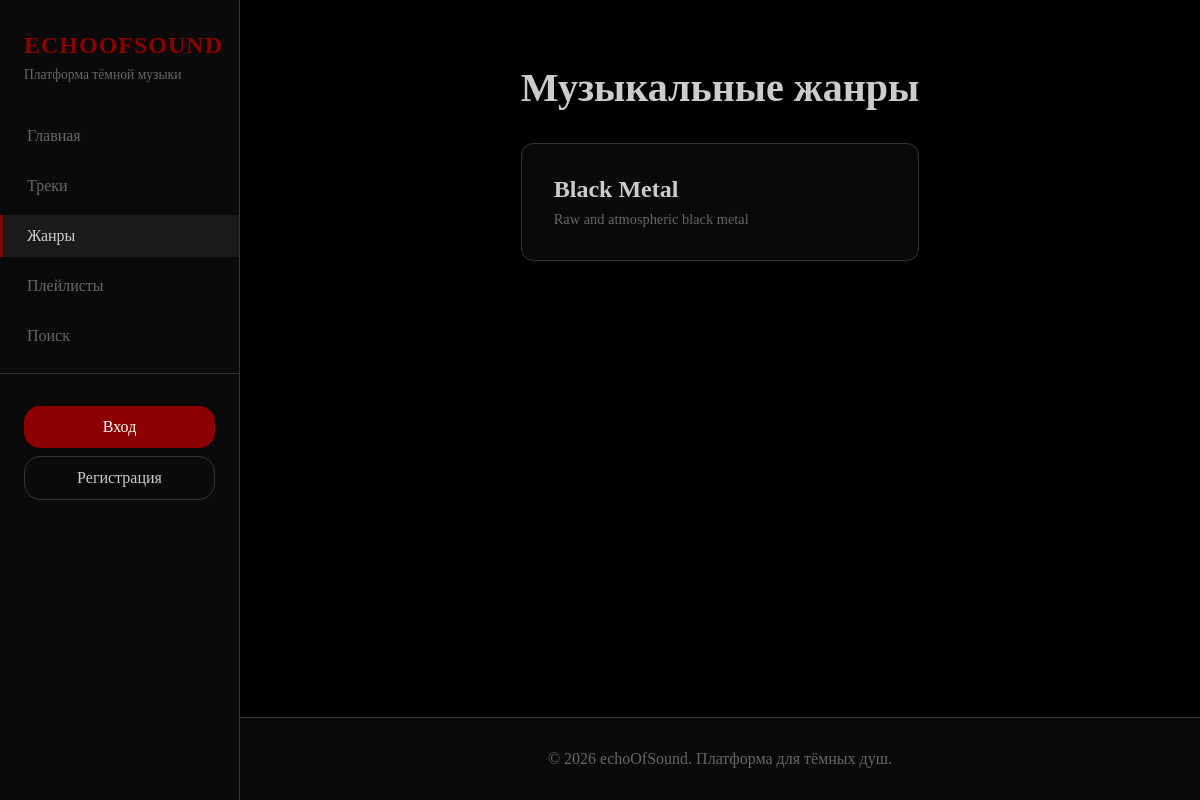
Before: /genres/ with the older database file.
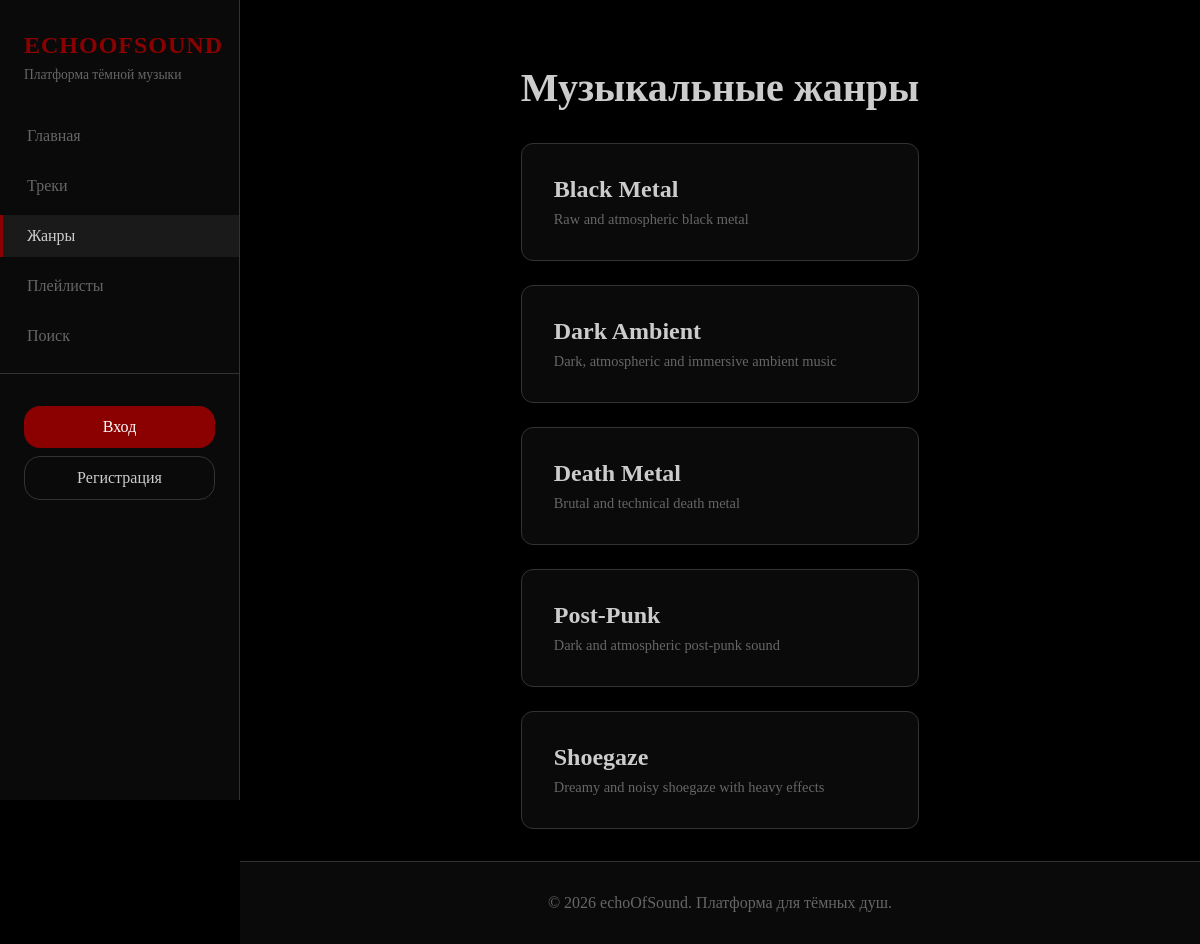
After: the same page with the newer database file.
### catalog/models.py (models this page shows, shortened)
class Genre(models.Model):
    name = models.CharField(
        max_length=50,
        unique=True,
        verbose_name="Название жанра"
    )
    slug = models.SlugField(
        max_length=50,
        unique=True,
        verbose_name="URL идентификатор",
        help_text="строка для URL"
    )
    description = models.TextField(
        verbose_name="Описание жанра"
    )
    created_at = models.DateTimeField(
        auto_now_add=True,
        verbose_name="Дата создания"
    )
    class Meta:
        verbose_name = "Жанр"
        verbose_name_plural = "Жанры"
        ordering = ['name']

### catalog/views.py (the view)
class GenreListView(ListView):
    model = Genre
    template_name = 'catalog/genre_list.html'
    context_object_name = 'genres'
    def get_context_data(self, **kwargs):
        context = super().get_context_data(**kwargs)
        context['title'] = 'Жанры'
        return context

### templates/catalog/genre_list.html (shortened to what this page needs)
{% extends 'catalog/base.html' %}
{% block content %}
<div style="margin-top: 2rem;">
    <h1 style="font-size: 2.5rem; margin-bottom: 2rem; color: var(--text-light);">Музыкальные жанры</h1>
    {% if genres %}
    <div style="display: grid; grid-template-columns: repeat(auto-fill, minmax(250px, 1fr)); gap: 1.5rem;">
        {% for genre in genres %}
        <a href="{% url 'genre_detail' genre.slug %}"
           style="background: var(--bg-card); border: 1px solid var(--border-color); border-radius: 12px; padding: 2rem; text-decoration: none; transition: all 0.3s; display: block;">
            <h3 style="color: var(--text-light); margin-bottom: 0.5rem; font-size: 1.5rem;">{{ genre.name }}</h3>
            <p style="color: var(--text-muted); font-size: 0.9rem;">{{ genre.description|default:"" }}</p>
        </a>
        {% endfor %}
    </div>
    {% else %}
    <div style="text-align: center; padding: 4rem; color: var(--text-muted);">
        <p style="font-size: 1.25rem;">Жанры не найдены</p>
    </div>
    {% endif %}
</div>
{% endblock %}

Changed rows visible on the page:
added Genre: name "Dark Ambient", description "Dark, atmospheric and immersive ambient music"
added Genre: name "Death Metal", description "Brutal and technical death metal"
added Genre: name "Post-Punk", description "Dark and atmospheric post-punk sound"
added Genre: name "Shoegaze", description "Dreamy and noisy shoegaze with heavy effects"
